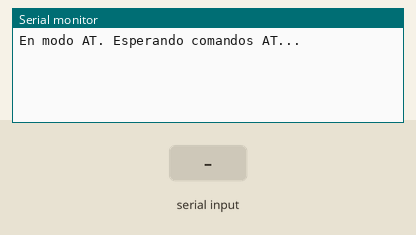
Recording of a sketch running on a simulated Arduino Uno, built with avr-gcc and run on an emulated ATmega328P. Parts: the last lines printed to the serial monitor. The inputs (shaded band) are chosen by the test bench.

Above: at 1.2 s.
1.3 s: "1" received over the second serial link
At 1.8 s:
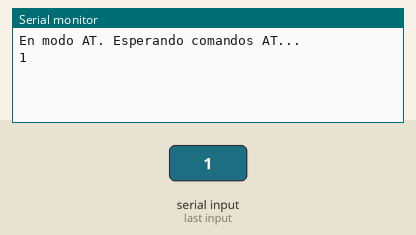
2.8 s: "0" received over the second serial link
At 4.2 s:
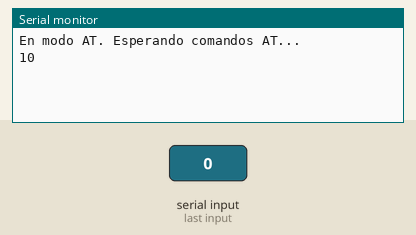

The sketch:

codigo_hc05_modo_at.ino
```cpp
#include <SoftwareSerial.h>

SoftwareSerial Bluetooth(10, 11); // RX, TX

void setup() {
  Serial.begin(38400);  // Velocidad de comandos AT
  Bluetooth.begin(38400);
  Serial.println("En modo AT. Esperando comandos AT...");
}

void loop() {
  if (Serial.available()) {
    Bluetooth.write(Serial.read());
  }
  if (Bluetooth.available()) {
    Serial.write(Bluetooth.read());
  }
}
```

Measured:
- after the input at 1.3 s, the serial monitor: prints a new line at once (image 1)
- after the input at 2.8 s, the serial monitor: prints a new line at once (image 2)
